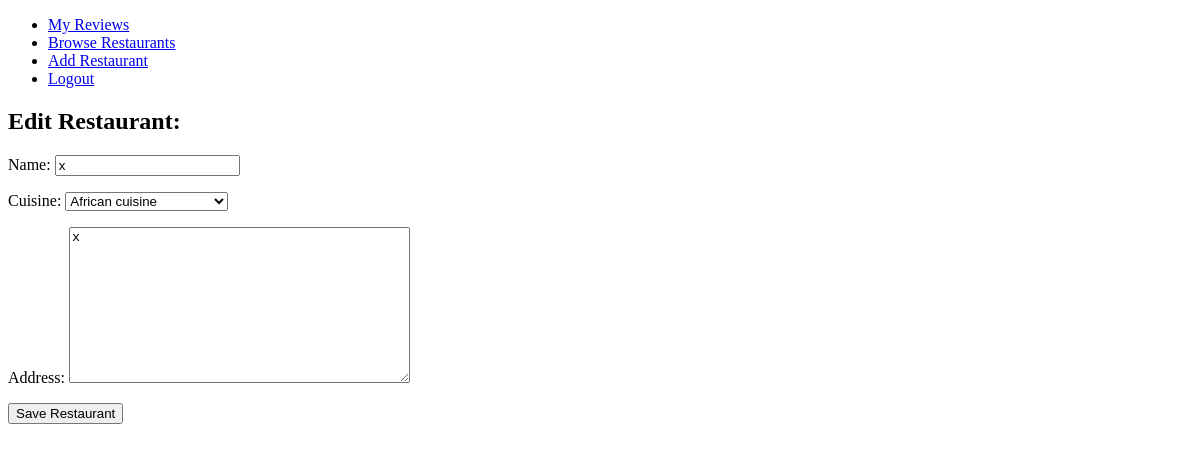
/restaurants/edit/6/ (signed in), run on an earlier commit of the app's database.
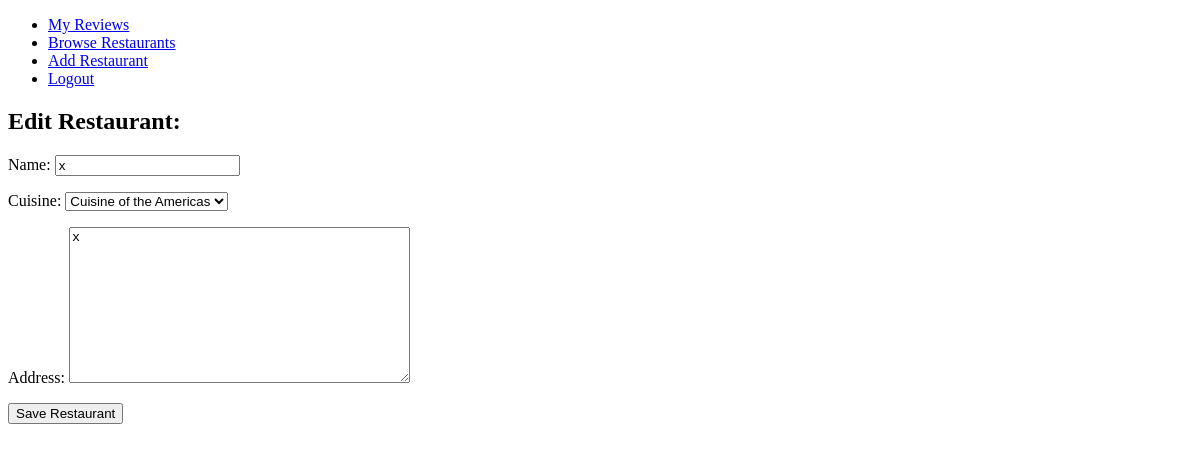
And on a later commit of the database.
### reviews/models.py (models this page shows, shortened)
class Restaurant(models.Model):
    RESTAURANT_TYPE_OPTIONS: List[Tuple[str, str]] = [
        ('african_cuisine', 'African cuisine'),
        ('american_cuisine', 'Cuisine of the Americas'),
        ('asian_cuisine', 'Asian cuisine'),
        ('european_cuisine', 'European cuisine'),
        ('oceanic_cuisine', 'Oceanic cuisine'),
    ]
    name = models.CharField(max_length=100)
    cuisine = models.CharField(max_length=50, choices=RESTAURANT_TYPE_OPTIONS, default='european_cuisine')
    address = models.TextField(max_length=200)
    created_by = models.ForeignKey(get_user_model(), on_delete=models.CASCADE)

### reviews/views.py (the view)
# urls.py: path('restaurants/edit/<int:restaurant_id>/', edit_restaurant, name='edit_restaurant'),
@login_required
def edit_restaurant(request, restaurant_id):
    restaurant = get_object_or_404(Restaurant, id=restaurant_id)
    if request.user != restaurant.created_by:
        raise PermissionDenied("You don't have permission to edit this restaurant.")
    if request.method == 'POST':
        form = RestaurantForm(request.POST, instance=restaurant)
        if form.is_valid():
            form.save()
            return redirect('restaurant_list')
    else:
        form = RestaurantForm(instance=restaurant)
    return render(request, 'reviews/restaurant_form.html', {'form': form, 'restaurant': restaurant})

### reviews/forms.py
class RestaurantForm(forms.ModelForm):
    class Meta:
        model = Restaurant
        fields = ['name', 'cuisine', 'address']

### reviews/templates/reviews/restaurant_form.html (shortened to what this page needs)
<!DOCTYPE html>
<html lang="en">
{% extends 'main.html' %}
{% block content %}
    <h2>{% if restaurant %}Edit{% else %}Add{% endif %} Restaurant:</h2>
    <form method="post" action="{% if restaurant %}{% url 'edit_restaurant' restaurant.id %}{% else %}{% url 'add_restaurant' %}{% endif %}">
        {{ form.as_p }}
        <button type="submit">Save Restaurant</button>
    </form>
{% endblock %}

What changed in the data, as far as the page shows it:
changed Restaurant: cuisine "African cuisine" → "Cuisine of the Americas"
